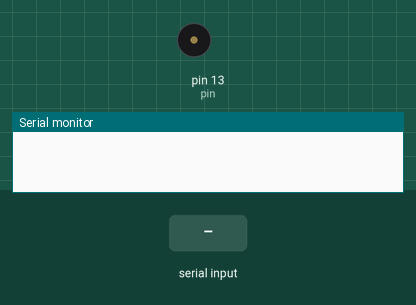
The sketch below on a simulated Arduino Uno, built with avr-gcc and run on an emulated ATmega328P. On the bench: buzzer (waves = sounding), the last lines printed to the serial monitor. The test bench sets the inputs (shaded band).

Above: at 1.2 s.
1.3 s: "90,45\n" received over Serial
At 1.7 s:
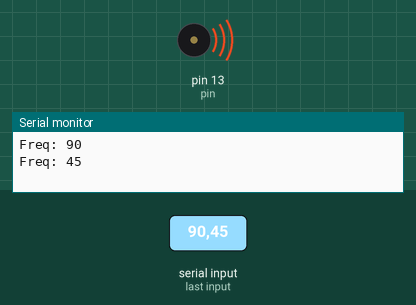
Timing chart, 0 to 4.3 s (numbered marks = the images above; inputs shaded):
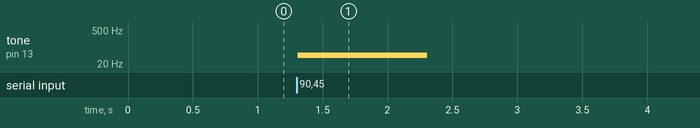

Measured:
- after the input at 1.3 s, tone on pin 13 (pin): silent → 45 Hz at once, → silent 1.0 s later

The sketch:

code1.ino
```cpp
int pin = 13;

void setup()
{
  Serial.begin(9600);
  pinMode(pin, OUTPUT); //pin 13 comme sortie
}

void loop()
{
  while (Serial.available() > 0)
  {
      int i = Serial.parseInt();  //lit le int arrivant du serial stream
      tone(pin,i,1000); //envoie le signal sonore de i Hz pour 1 seconde
      Serial.print("Freq: "); //affiche message
      Serial.println(i);
  }
}
```
